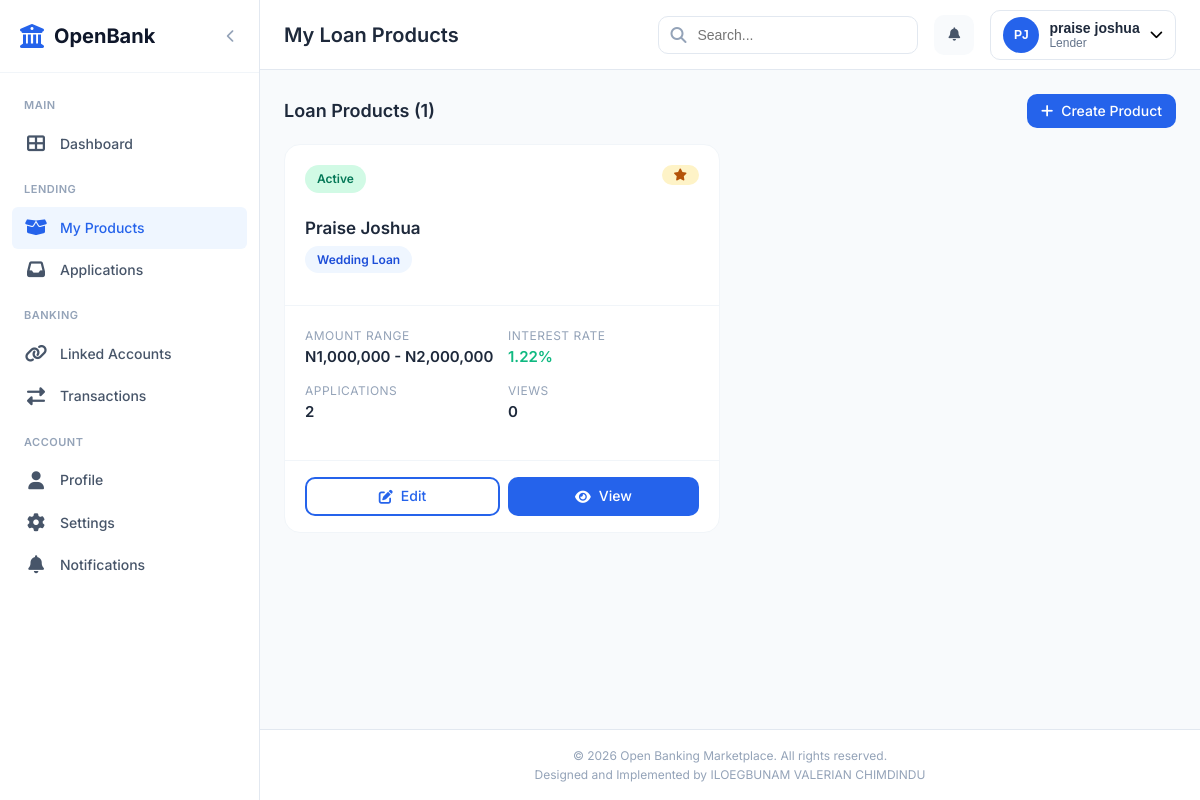
/loans/lender/products/ (signed in), run on the app's committed database.
### apps/accounts/models.py (models this page shows, shortened)
class User(AbstractUser):
    ROLE_CHOICES = [
        ('borrower', 'Borrower'),
        ('lender', 'Lender'),
        ('admin', 'Administrator'),
    ]
    GENDER_CHOICES = [
        ('male', 'Male'),
        ('female', 'Female'),
        ('other', 'Other'),
        ('prefer_not_to_say', 'Prefer not to say'),
    ]
    id = models.UUIDField(primary_key=True, default=uuid.uuid4, editable=False)
    email = models.EmailField(unique=True, verbose_name='Email Address')
    role = models.CharField(max_length=20, choices=ROLE_CHOICES, default='borrower')
    phone_number = models.CharField(
        max_length=15,
        validators=[RegexValidator(regex=r'^\+?1?\d{9,15}$', message='Enter a valid phone number.')],
        blank=True,
        verbose_name='Phone Number'
    )
    date_of_birth = models.DateField(null=True, blank=True, verbose_name='Date of Birth')
    gender = models.CharField(max_length=20, choices=GENDER_CHOICES, blank=True)
    address = models.TextField(blank=True, verbose_name='Residential Address')
    city = models.CharField(max_length=100, blank=True)
    state = models.CharField(max_length=100, blank=True)
    country = models.CharField(max_length=100, blank=True, default='Nigeria')
    profile_picture = models.ImageField(upload_to='profiles/', blank=True, null=True)
    annual_income = models.DecimalField(max_digits=15, decimal_places=2, null=True, blank=True)
    employment_status = models.CharField(max_length=50, blank=True, choices=[
        ('employed', 'Employed'),
        ('self_employed', 'Self Employed'),
        ('unemployed', 'Unemployed'),
        ('student', 'Student'),
        ('retired', 'Retired'),
        ('business_owner', 'Business Owner'),
    ])
    employer_name = models.CharField(max_length=200, blank=True)
    job_title = models.CharField(max_length=100, blank=True)
    years_employed = models.PositiveIntegerField(null=True, blank=True)
    company_name = models.CharField(max_length=200, blank=True)
    company_registration = models.CharField(max_length=100, blank=True, verbose_name='Registration Number')
    license_number = models.CharField(max_length=100, blank=True)
    is_email_verified = models.BooleanField(default=False)
    is_phone_verified = models.BooleanField(default=False)
    is_identity_verified = models.BooleanField(default=False)
    bvn = models.CharField(max_length=11, blank=True, verbose_name='Bank Verification Number')
    nin = models.CharField(max_length=11, blank=True, verbose_name='National Identity Number')
    is_active = models.BooleanField(default=True)
    is_staff = models.BooleanField(default=False)
    date_joined = models.DateTimeField(default=timezone.now)
    last_activity = models.DateTimeField(null=True, blank=True)
    two_factor_enabled = models.BooleanField(default=False)
    USERNAME_FIELD = 'email'
    REQUIRED_FIELDS = ['username', 'first_name', 'last_name']
    class Meta:
        verbose_name = 'User'
        verbose_name_plural = 'Users'
        ordering = ['-date_joined']
        indexes = [
            models.Index(fields=['email']),
            models.Index(fields=['role']),
            models.Index(fields=['is_active']),
        ]
    @property
    def is_borrower(self):
        return self.role == 'borrower'
    @property
    def is_lender(self):
        return self.role == 'lender'
    def get_full_name(self):
        return f"{self.first_name} {self.last_name}".strip() or self.email

### apps/loans/models.py (models this page shows, shortened)
class LoanProduct(models.Model):
    STATUS_CHOICES = [
        ('draft', 'Draft'),
        ('active', 'Active'),
        ('paused', 'Paused'),
        ('closed', 'Closed'),
    ]
    LOAN_TYPE_CHOICES = [
        ('personal', 'Personal Loan'),
        ('business', 'Business Loan'),
        ('education', 'Education Loan'),
        ('medical', 'Medical Loan'),
        ('home_improvement', 'Home Improvement'),
        ('debt_consolidation', 'Debt Consolidation'),
        ('agriculture', 'Agriculture Loan'),
        ('travel', 'Travel Loan'),
        ('wedding', 'Wedding Loan'),
        ('emergency', 'Emergency Loan'),
        ('startup', 'Startup Funding'),
        ('equipment', 'Equipment Financing'),
    ]
    id = models.UUIDField(primary_key=True, default=uuid.uuid4, editable=False)
    lender = models.ForeignKey(
        settings.AUTH_USER_MODEL,
        on_delete=models.CASCADE,
        related_name='loan_products',
        limit_choices_to={'role': 'lender'}
    )
    name = models.CharField(max_length=200)
    loan_type = models.CharField(max_length=30, choices=LOAN_TYPE_CHOICES)
    description = models.TextField()
    min_amount = models.DecimalField(max_digits=15, decimal_places=2, validators=[MinValueValidator(Decimal('5000'))])
    max_amount = models.DecimalField(max_digits=15, decimal_places=2, validators=[MinValueValidator(Decimal('5000'))])
    min_duration_months = models.PositiveIntegerField(default=1)
    max_duration_months = models.PositiveIntegerField(default=12)
    interest_rate = models.DecimalField(max_digits=5, decimal_places=2, help_text='Annual interest rate in %')
    processing_fee_percent = models.DecimalField(max_digits=5, decimal_places=2, default=Decimal('1.00'))
    late_payment_penalty = models.DecimalField(max_digits=5, decimal_places=2, default=Decimal('5.00'))
    early_repayment_penalty = models.DecimalField(max_digits=5, decimal_places=2, default=Decimal('0.00'), blank=True)
    min_credit_score = models.PositiveIntegerField(default=300)
    min_annual_income = models.DecimalField(max_digits=15, decimal_places=2, null=True, blank=True)
    max_debt_to_income_ratio = models.DecimalField(max_digits=5, decimal_places=2, default=Decimal('50.00'))
    requires_collateral = models.BooleanField(default=False)
    collateral_description = models.TextField(blank=True)
    features = models.JSONField(default=list, blank=True, help_text='List of key features')
    requirements = models.JSONField(default=list, blank=True, help_text='List of required documents')
    status = models.CharField(max_length=20, choices=STATUS_CHOICES, default='draft')
    is_featured = models.BooleanField(default=False)
    created_at = models.DateTimeField(auto_now_add=True)
    updated_at = models.DateTimeField(auto_now=True)
    views_count = models.PositiveIntegerField(default=0)
    applications_count = models.PositiveIntegerField(default=0)
    approvals_count = models.PositiveIntegerField(default=0)
    class Meta:
        verbose_name = 'Loan Product'
        verbose_name_plural = 'Loan Products'
        ordering = ['-created_at']
        indexes = [
            models.Index(fields=['status', 'loan_type']),
            models.Index(fields=['lender', 'status']),
        ]

### apps/loans/views.py (the view)
# urls.py: path('lender/products/', views.lender_products, name='lender_products'),
@login_required
def lender_products(request):
    if not request.user.is_lender:
        messages.error(request, 'Only lenders can access this page.')
        return redirect('marketplace:dashboard')
    products = LoanProduct.objects.filter(lender=request.user)
    context = {
        'products': products,
    }
    return render(request, 'loans/lender_products.html', context)

### apps/notifications/context_processors.py (called while the page is built)
def notification_count(request):
    if request.user.is_authenticated:
        count = NotificationService.get_unread_count(request.user)
        recent_notifications = request.user.notifications.filter(
            is_read=False
        ).order_by('-created_at')[:5]
        return {
            'unread_notification_count': count,
            'recent_notifications': recent_notifications,
        }
    return {
        'unread_notification_count': 0,
        'recent_notifications': [],
    }

### apps/notifications/services.py (called while the page is built)
    @staticmethod
    def get_unread_count(user):
        return Notification.objects.filter(user=user, is_read=False).count()

### templates/loans/lender_products.html (shortened to what this page needs)
{% extends 'base/base.html' %}
{% load humanize %}
{% block page_title %}My Loan Products{% endblock %}
{% block content %}
<div class="section-header-flex">
    <h2>Loan Products ({{ products|length }})</h2>
    <a href="{% url 'loans:create_product' %}" class="btn btn-primary btn-sm">
        <i class="fas fa-plus"></i> Create Product
    </a>
</div>
<div class="product-grid">
    {% for product in products %}
    <div class="product-card">
        <div class="product-card-header">
            <div style="display: flex; justify-content: space-between; align-items: start;">
                <span class="badge badge-{% if product.status == 'active' %}success{% elif product.status == 'draft' %}secondary{% elif product.status == 'paused' %}warning{% else %}danger{% endif %}">{{ product.get_status_display }}</span>
                {% if product.is_featured %}<span class="badge badge-warning"><i class="fas fa-star"></i></span>{% endif %}
            </div>
            <h3 style="margin-top: 10px;">{{ product.name }}</h3>
            <span class="badge badge-info">{{ product.get_loan_type_display }}</span>
        </div>
        <div class="product-card-body">
            <div class="product-details">
                <div class="product-detail">
                    <span class="product-detail-label">Amount Range</span>
                    <span class="product-detail-value">N{{ product.min_amount|floatformat:0|intcomma }} - N{{ product.max_amount|floatformat:0|intcomma }}</span>
                </div>
                <div class="product-detail">
                    <span class="product-detail-label">Interest Rate</span>
                    <span class="product-detail-value" style="color: var(--accent-green);">{{ product.interest_rate }}%</span>
                </div>
                <div class="product-detail">
                    <span class="product-detail-label">Applications</span>
                    <span class="product-detail-value">{{ product.applications_count }}</span>
                </div>
                <div class="product-detail">
                    <span class="product-detail-label">Views</span>
                    <span class="product-detail-value">{{ product.views_count }}</span>
                </div>
            </div>
        </div>
        <div class="product-card-footer">
            <a href="{% url 'loans:edit_product' product.id %}" class="btn btn-outline btn-sm" style="flex: 1;">
                <i class="fas fa-edit"></i> Edit
            </a>
            <a href="{% url 'loans:product_detail' product.id %}" class="btn btn-primary btn-sm" style="flex: 1;">
                <i class="fas fa-eye"></i> View
            </a>
        </div>
    </div>
    {% endfor %}
</div>
{% endblock %}

### templates/base/base.html (shortened to what this page needs)
<!DOCTYPE html>
<html lang="en">
<head>
    {% load static %}
    <link rel="stylesheet" href="{% static 'css/style.css' %}">
    <link rel="stylesheet" href="https://cdnjs.cloudflare.com/ajax/libs/font-awesome/6.5.1/css/all.min.css">
</head>
<body class="{% if user.is_authenticated %}dashboard-body{% else %}landing-body{% endif %}">
    {% if user.is_authenticated %}
    <aside class="sidebar" id="sidebar">
        <div class="sidebar-header">
            <div class="logo">
                <i class="fas fa-university"></i>
                <span>OpenBank</span>
            </div>
            <button class="sidebar-toggle" id="sidebarToggle">
                <i class="fas fa-chevron-left"></i>
            </button>
        </div>
        <nav class="sidebar-nav">
            <div class="nav-section">
                <span class="nav-label">Main</span>
                <a href="{% url 'marketplace:dashboard' %}" class="nav-link {% if request.resolver_match.url_name == 'dashboard' %}active{% endif %}">
                    <i class="fas fa-th-large"></i>
                    <span>Dashboard</span>
                </a>
            </div>
            {% if user.is_lender %}
            <div class="nav-section">
                <span class="nav-label">Lending</span>
                <a href="{% url 'loans:lender_products' %}" class="nav-link {% if 'lender_products' in request.resolver_match.url_name or 'create_product' in request.resolver_match.url_name or 'edit_product' in request.resolver_match.url_name %}active{% endif %}">
                    <i class="fas fa-box-open"></i>
                    <span>My Products</span>
                </a>
                <a href="{% url 'loans:incoming_applications' %}" class="nav-link {% if 'incoming_applications' in request.resolver_match.url_name or 'review_application' in request.resolver_match.url_name %}active{% endif %}">
                    <i class="fas fa-inbox"></i>
                    <span>Applications</span>
                </a>
            </div>
            {% endif %}
            <div class="nav-section">
                <span class="nav-label">Banking</span>
                <a href="{% url 'banking:linked_accounts' %}" class="nav-link ">
                    <i class="fas fa-link"></i>
                    <span>Linked Accounts</span>
                </a>
                <a href="{% url 'banking:transactions' %}" class="nav-link {% if 'transactions' in request.resolver_match.url_name %}active{% endif %}">
                    <i class="fas fa-exchange-alt"></i>
                    <span>Transactions</span>
                </a>
            </div>
            <div class="nav-section">
                <span class="nav-label">Account</span>
                <a href="{% url 'accounts:profile' %}" class="nav-link {% if 'profile' in request.resolver_match.url_name %}active{% endif %}">
                    <i class="fas fa-user"></i>
                    <span>Profile</span>
                </a>
                <a href="{% url 'accounts:settings' %}" class="nav-link {% if 'settings' in request.resolver_match.url_name %}active{% endif %}">
                    <i class="fas fa-cog"></i>
                    <span>Settings</span>
                </a>
                <a href="{% url 'notifications:list' %}" class="nav-link {% if 'list' in request.resolver_match.url_name %}active{% endif %}">
                    <i class="fas fa-bell"></i>
                    <span>Notifications</span>
                </a>
            </div>
        </nav>
    </aside>
    <div class="main-wrapper">
        <header class="top-header">
            <div class="header-left">
                <h1 class="page-title">{% block page_title %}Dashboard{% endblock %}</h1>
            </div>
            <div class="header-right">
                <div class="header-search">
                    <i class="fas fa-search"></i>
                    <input type="text" placeholder="Search...">
                </div>
                <div class="header-notifications dropdown">
                    <button class="notification-btn" id="notificationDropdown">
                        <i class="fas fa-bell"></i>
                    </button>
                </div>
                <div class="header-profile dropdown">
                    <button class="profile-btn" id="profileDropdown">
                        {% if user.profile_picture %}
                        <img src="{{ user.profile_picture.url }}" alt="{{ user.get_full_name }}" class="profile-img">
                        {% else %}
                        <div class="profile-avatar">{{ user.first_name|first|upper }}{{ user.last_name|first|upper }}</div>
                        {% endif %}
                        <div class="profile-info">
                            <span class="profile-name">{{ user.get_full_name }}</span>
                            <span class="profile-role">{{ user.get_role_display }}</span>
                        </div>
                        <i class="fas fa-chevron-down"></i>
                    </button>
                </div>
            </div>
        </header>
        <main class="main-content">
            {% block content %}{% endblock %}
        </main>
        <footer class="app-footer">
            <p>&copy; {% now "Y" %} Open Banking Marketplace. All rights reserved.</p>
            <p>Designed and Implemented by ILOEGBUNAM VALERIAN CHIMDINDU</p>
        </footer>
    </div>
    {% endif %}
</body>
</html>

### data on the page
User: first_name|first "P", last_name|first "J", get_full_name "praise joshua", role "Lender"
LoanProduct: status "Active", is_featured True (drawn), name "Praise Joshua", loan_type "Wedding Loan", min_amount "1,000,000", max_amount "2,000,000", interest_rate "1.22", applications_count "2", views_count "0"

### other printed values
{{ products|length }} "1"
